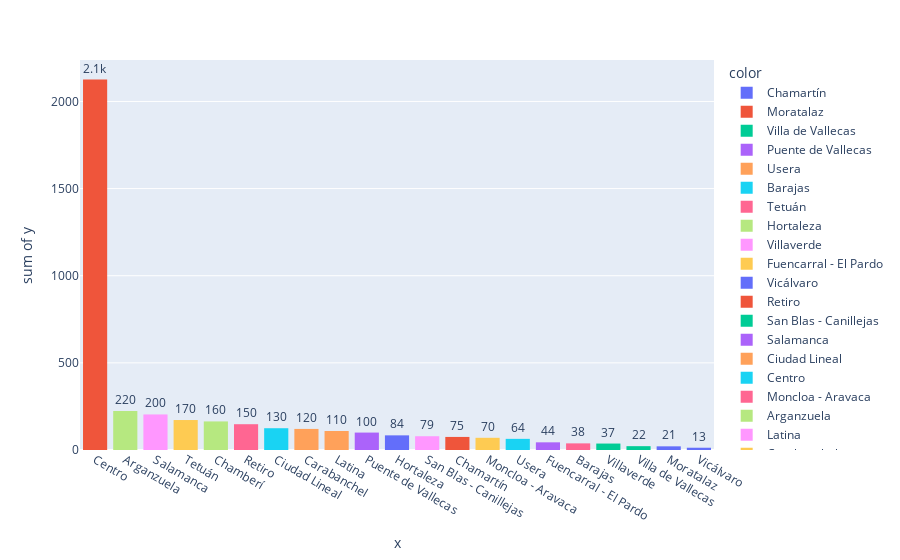

The notebook cell saved with this chart:
### Code cell
fig = px.histogram(df2023, x=df2023['District'][df2023['Month'] == 'June 2023'], y=df2023['Airbnb reviews'][df2023['Month'] == 'June 2023'], text_auto='.2s', color=df2023['District'][df2023['Month'] == 'May 2023'])
fig.update_traces(textfont_size=12, textangle=0, textposition='outside', cliponaxis=False)
fig.update_xaxes(categoryorder = 'total descending')
fig.show()

### Figure 1 — Plotly figure (JSON) as saved in the notebook; plotly's stock layout.template omitted (floating-point values rounded to 4 significant figures)
{"data": [{"alignmentgroup": "True", "bingroup": "x", "cliponaxis": false, "histfunc": "sum", "hovertemplate": "color=Chamartín<br>x=%{x}<br>sum of y=%{y}<extra></extra>", "legendgroup": "Chamartín", "marker": {"color": "#636efa", "pattern": {"shape": ""}}, "name": "Chamartín", "offsetgroup": "Chamartín", "orientation": "v", "showlegend": true, "textangle": 0, "textfont": {"size": 12}, "textposition": "outside", "texttemplate": "%{value:.2s}", "type": "histogram", "x": ["Moratalaz"], "xaxis": "x", "y": [21], "yaxis": "y"}, {"alignmentgroup": "True", "bingroup": "x", "cliponaxis": false, "histfunc": "sum", "hovertemplate": "color=Moratalaz<br>x=%{x}<br>sum of y=%{y}<extra></extra>", "legendgroup": "Moratalaz", "marker": {"color": "#EF553B", "pattern": {"shape": ""}}, "name": "Moratalaz", "offsetgroup": "Moratalaz", "orientation": "v", "showlegend": true, "textangle": 0, "textfont": {"size": 12}, "textposition": "outside", "texttemplate": "%{value:.2s}", "type": "histogram", "x": ["Chamartín"], "xaxis": "x", "y": [75], "yaxis": "y"}, {"alignmentgroup": "True", "bingroup": "x", "cliponaxis": false, "histfunc": "sum", "hovertemplate": "color=Villa de Vallecas<br>x=%{x}<br>sum of y=%{y}<extra></extra>", "legendgroup": "Villa de Vallecas", "marker": {"color": "#00cc96", "pattern": {"shape": ""}}, "name": "Villa de Vallecas", "offsetgroup": "Villa de Vallecas", "orientation": "v", "showlegend": true, "textangle": 0, "textfont": {"size": 12}, "textposition": "outside", "texttemplate": "%{value:.2s}", "type": "histogram", "x": ["Villa de Vallecas"], "xaxis": "x", "y": [22], "yaxis": "y"}, {"alignmentgroup": "True", "bingroup": "x", "cliponaxis": false, "histfunc": "sum", "hovertemplate": "color=Puente de Vallecas<br>x=%{x}<br>sum of y=%{y}<extra></extra>", "legendgroup": "Puente de Vallecas", "marker": {"color": "#ab63fa", "pattern": {"shape": ""}}, "name": "Puente de Vallecas", "offsetgroup": "Puente de Vallecas", "orientation": "v", "showlegend": true, "textangle": 0, "textfont": {"size": 12}, "textposition": "outside", "texttemplate": "%{value:.2s}", "type": "histogram", "x": ["Puente de Vallecas"], "xaxis": "x", "y": [100], "yaxis": "y"}, {"alignmentgroup": "True", "bingroup": "x", "cliponaxis": false, "histfunc": "sum", "hovertemplate": "color=Usera<br>x=%{x}<br>sum of y=%{y}<extra></extra>", "legendgroup": "Usera", "marker": {"color": "#FFA15A", "pattern": {"shape": ""}}, "name": "Usera", "offsetgroup": "Usera", "orientation": "v", "showlegend": true, "textangle": 0, "textfont": {"size": 12}, "textposition": "outside", "texttemplate": "%{value:.2s}", "type": "histogram", "x": ["Latina"], "xaxis": "x", "y": [109], "yaxis": "y"}, {"alignmentgroup": "True", "bingroup": "x", "cliponaxis": false, "histfunc": "sum", "hovertemplate": "color=Barajas<br>x=%{x}<br>sum of y=%{y}<extra></extra>", "legendgroup": "Barajas", "marker": {"color": "#19d3f3", "pattern": {"shape": ""}}, "name": "Barajas", "offsetgroup": "Barajas", "orientation": "v", "showlegend": true, "textangle": 0, "textfont": {"size": 12}, "textposition": "outside", "texttemplate": "%{value:.2s}", "type": "histogram", "x": ["Usera"], "xaxis": "x", "y": [64], "yaxis": "y"}, {"alignmentgroup": "True", "bingroup": "x", "cliponaxis": false, "histfunc": "sum", "hovertemplate": "color=Tetuán<br>x=%{x}<br>sum of y=%{y}<extra></extra>", "legendgroup": "Tetuán", "marker": {"color": "#FF6692", "pattern": {"shape": ""}}, "name": "Tetuán", "offsetgroup": "Tetuán", "orientation": "v", "showlegend": true, "textangle": 0, "textfont": {"size": 12}, "textposition": "outside", "texttemplate": "%{value:.2s}", "type": "histogram", "x": ["Barajas"], "xaxis": "x", "y": [38], "yaxis": "y"}, {"alignmentgroup": "True", "bingroup": "x", "cliponaxis": false, "histfunc": "sum", "hovertemplate": "color=Hortaleza<br>x=%{x}<br>sum of y=%{y}<extra></extra>", "legendgroup": "Hortaleza", "marker": {"color": "#B6E880", "pattern": {"shape": ""}}, "name": "Hortaleza", "offsetgroup": "Hortaleza", "orientation": "v", "showlegend": true, "textangle": 0, "textfont": {"size": 12}, "textposition": "outside", "texttemplate": "%{value:.2s}", "type": "histogram", "x": ["Chamberí"], "xaxis": "x", "y": [164], "yaxis": "y"}, {"alignmentgroup": "True", "bingroup": "x", "cliponaxis": false, "histfunc": "sum", "hovertemplate": "color=Villaverde<br>x=%{x}<br>sum of y=%{y}<extra></extra>", "legendgroup": "Villaverde", "marker": {"color": "#FF97FF", "pattern": {"shape": ""}}, "name": "Villaverde", "offsetgroup": "Villaverde", "orientation": "v", "showlegend": true, "textangle": 0, "textfont": {"size": 12}, "textposition": "outside", "texttemplate": "%{value:.2s}", "type": "histogram", "x": ["Salamanca"], "xaxis": "x", "y": [204], "yaxis": "y"}, {"alignmentgroup": "True", "bingroup": "x", "cliponaxis": false, "histfunc": "sum", "hovertemplate": "color=Fuencarral - El Pardo<br>x=%{x}<br>sum of y=%{y}<extra></extra>", "legendgroup": "Fuencarral - El Pardo", "marker": {"color": "#FECB52", "pattern": {"shape": ""}}, "name": "Fuencarral - El Pardo", "offsetgroup": "Fuencarral - El Pardo", "orientation": "v", "showlegend": true, "textangle": 0, "textfont": {"size": 12}, "textposition": "outside", "texttemplate": "%{value:.2s}", "type": "histogram", "x": ["Moncloa - Aravaca"], "xaxis": "x", "y": [70], "yaxis": "y"}, {"alignmentgroup": "True", "bingroup": "x", "cliponaxis": false, "histfunc": "sum", "hovertemplate": "color=Vicálvaro<br>x=%{x}<br>sum of y=%{y}<extra></extra>", "legendgroup": "Vicálvaro", "marker": {"color": "#636efa", "pattern": {"shape": ""}}, "name": "Vicálvaro", "offsetgroup": "Vicálvaro", "orientation": "v", "showlegend": true, "textangle": 0, "textfont": {"size": 12}, "textposition": "outside", "texttemplate": "%{value:.2s}", "type": "histogram", "x": ["Hortaleza"], "xaxis": "x", "y": [84], "yaxis": "y"}, {"alignmentgroup": "True", "bingroup": "x", "cliponaxis": false, "histfunc": "sum", "hovertemplate": "color=Retiro<br>x=%{x}<br>sum of y=%{y}<extra></extra>", "legendgroup": "Retiro", "marker": {"color": "#EF553B", "pattern": {"shape": ""}}, "name": "Retiro", "offsetgroup": "Retiro", "orientation": "v", "showlegend": true, "textangle": 0, "textfont": {"size": 12}, "textposition": "outside", "texttemplate": "%{value:.2s}", "type": "histogram", "x": ["Centro"], "xaxis": "x", "y": [2126], "yaxis": "y"}, {"alignmentgroup": "True", "bingroup": "x", "cliponaxis": false, "histfunc": "sum", "hovertemplate": "color=San Blas - Canillejas<br>x=%{x}<br>sum of y=%{y}<extra></extra>", "legendgroup": "San Blas - Canillejas", "marker": {"color": "#00cc96", "pattern": {"shape": ""}}, "name": "San Blas - Canillejas", "offsetgroup": "San Blas - Canillejas", "orientation": "v", "showlegend": true, "textangle": 0, "textfont": {"size": 12}, "textposition": "outside", "texttemplate": "%{value:.2s}", "type": "histogram", "x": ["Villaverde"], "xaxis": "x", "y": [37], "yaxis": "y"}, {"alignmentgroup": "True", "bingroup": "x", "cliponaxis": false, "histfunc": "sum", "hovertemplate": "color=Salamanca<br>x=%{x}<br>sum of y=%{y}<extra></extra>", "legendgroup": "Salamanca", "marker": {"color": "#ab63fa", "pattern": {"shape": ""}}, "name": "Salamanca", "offsetgroup": "Salamanca", "orientation": "v", "showlegend": true, "textangle": 0, "textfont": {"size": 12}, "textposition": "outside", "texttemplate": "%{value:.2s}", "type": "histogram", "x": ["Fuencarral - El Pardo"], "xaxis": "x", "y": [44], "yaxis": "y"}, {"alignmentgroup": "True", "bingroup": "x", "cliponaxis": false, "histfunc": "sum", "hovertemplate": "color=Ciudad Lineal<br>x=%{x}<br>sum of y=%{y}<extra></extra>", "legendgroup": "Ciudad Lineal", "marker": {"color": "#FFA15A", "pattern": {"shape": ""}}, "name": "Ciudad Lineal", "offsetgroup": "Ciudad Lineal", "orientation": "v", "showlegend": true, "textangle": 0, "textfont": {"size": 12}, "textposition": "outside", "texttemplate": "%{value:.2s}", "type": "histogram", "x": ["Carabanchel"], "xaxis": "x", "y": [121], "yaxis": "y"}, {"alignmentgroup": "True", "bingroup": "x", "cliponaxis": false, "histfunc": "sum", "hovertemplate": "color=Centro<br>x=%{x}<br>sum of y=%{y}<extra></extra>", "legendgroup": "Centro", "marker": {"color": "#19d3f3", "pattern": {"shape": ""}}, "name": "Centro", "offsetgroup": "Centro", "orientation": "v", "showlegend": true, "textangle": 0, "textfont": {"size": 12}, "textposition": "outside", "texttemplate": "%{value:.2s}", "type": "histogram", "x": ["Ciudad Lineal"], "xaxis": "x", "y": [125], "yaxis": "y"}, {"alignmentgroup": "True", "bingroup": "x", "cliponaxis": false, "histfunc": "sum", "hovertemplate": "color=Moncloa - Aravaca<br>x=%{x}<br>sum of y=%{y}<extra></extra>", "legendgroup": "Moncloa - Aravaca", "marker": {"color": "#FF6692", "pattern": {"shape": ""}}, "name": "Moncloa - Aravaca", "offsetgroup": "Moncloa - Aravaca", "orientation": "v", "showlegend": true, "textangle": 0, "textfont": {"size": 12}, "textposition": "outside", "texttemplate": "%{value:.2s}", "type": "histogram", "x": ["Retiro"], "xaxis": "x", "y": [148], "yaxis": "y"}, {"alignmentgroup": "True", "bingroup": "x", "cliponaxis": false, "histfunc": "sum", "hovertemplate": "color=Arganzuela<br>x=%{x}<br>sum of y=%{y}<extra></extra>", "legendgroup": "Arganzuela", "marker": {"color": "#B6E880", "pattern": {"shape": ""}}, "name": "Arganzuela", "offsetgroup": "Arganzuela", "orientation": "v", "showlegend": true, "textangle": 0, "textfont": {"size": 12}, "textposition": "outside", "texttemplate": "%{value:.2s}", "type": "histogram", "x": ["Arganzuela"], "xaxis": "x", "y": [224], "yaxis": "y"}, {"alignmentgroup": "True", "bingroup": "x", "cliponaxis": false, "histfunc": "sum", "hovertemplate": "color=Latina<br>x=%{x}<br>sum of y=%{y}<extra></extra>", "legendgroup": "Latina", "marker": {"color": "#FF97FF", "pattern": {"shape": ""}}, "name": "Latina", "offsetgroup": "Latina", "orientation": "v", "showlegend": true, "textangle": 0, "textfont": {"size": 12}, "textposition": "outside", "texttemplate": "%{value:.2s}", "type": "histogram", "x": ["San Blas - Canillejas"], "xaxis": "x", "y": [79], "yaxis": "y"}, {"alignmentgroup": "True", "bingroup": "x", "cliponaxis": false, "histfunc": "sum", "hovertemplate": "color=Carabanchel<br>x=%{x}<br>sum of y=%{y}<extra></extra>", "legendgroup": "Carabanchel", "marker": {"color": "#FECB52", "pattern": {"shape": ""}}, "name": "Carabanchel", "offsetgroup": "Carabanchel", "orientation": "v", "showlegend": true, "textangle": 0, "textfont": {"size": 12}, "textposition": "outside", "texttemplate": "%{value:.2s}", "type": "histogram", "x": ["Tetuán"], "xaxis": "x", "y": [172], "yaxis": "y"}, {"alignmentgroup": "True", "bingroup": "x", "cliponaxis": false, "histfunc": "sum", "hovertemplate": "color=Chamberí<br>x=%{x}<br>sum of y=%{y}<extra></extra>", "legendgroup": "Chamberí", "marker": {"color": "#636efa", "pattern": {"shape": ""}}, "name": "Chamberí", "offsetgroup": "Chamberí", "orientation": "v", "showlegend": true, "textangle": 0, "textfont": {"size": 12}, "textposition": "outside", "texttemplate": "%{value:.2s}", "type": "histogram", "x": ["Vicálvaro"], "xaxis": "x", "y": [13], "yaxis": "y"}], "layout": {"barmode": "relative", "legend": {"title": {"text": "color"}, "tracegroupgap": 0}, "margin": {"t": 60}, "xaxis": {"anchor": "y", "categoryorder": "total descending", "domain": [0, 1], "title": {"text": "x"}}, "yaxis": {"anchor": "x", "domain": [0, 1], "title": {"text": "sum of y"}}}}
